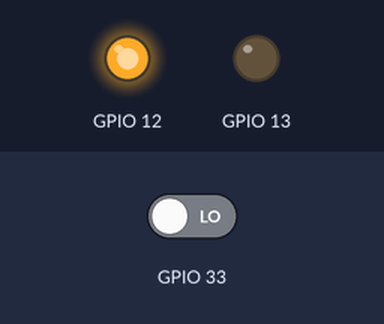
The sketch below on a simulated ESP32. Parts: output pins drawn as LEDs (lit = HIGH). Inputs (shaded band) come from the test bench; at power-on: GPIO 33 LOW.

Above: at 10.2 s.
10.3 s: GPIO 33 driven HIGH
At 17.1 s:
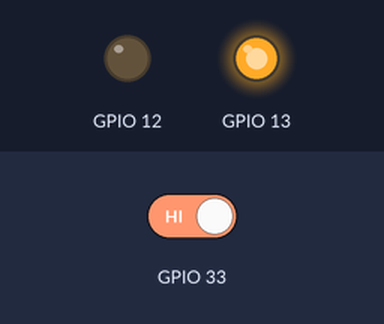
18.0 s: GPIO 33 driven LOW
At 18.3 s:
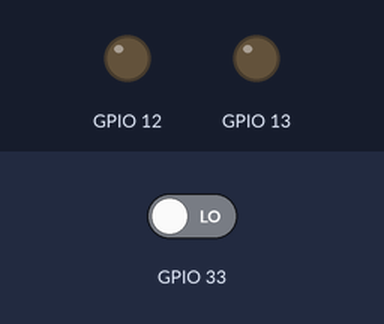
Timing chart, 0 to 31.3 s (numbered marks = the images above; inputs shaded):
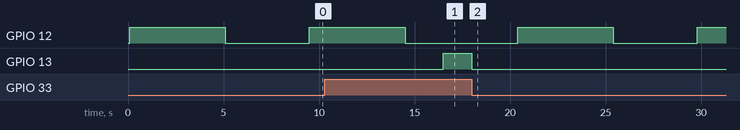

The sketch:

test_platform_vverh.ino
```cpp
void setup() {
  // put your setup code here, to run once:
  pinMode(12, OUTPUT);
  pinMode(13, OUTPUT);
  pinMode(33, INPUT);
}

int tmp_verhny_floor=5000;

void go_up()//ВЕРНО
{
   while (digitalRead(33)!=0)//подъем вверх
  {
     digitalWrite(13, HIGH);
     digitalWrite(12, LOW);
     ////Serial.println(1);
     delay(50);
  }
  digitalWrite(13, LOW);
  digitalWrite(12, LOW);
}

void zahvat_from_floor_2()//захват со второго яруса
{

    go_up();
    //servo1.write(rotate_v);
    digitalWrite(12, LOW);
    digitalWrite(13, LOW);
    delay(100);//конец подъема
    digitalWrite(12, HIGH);
    digitalWrite(13, LOW);
    delay(tmp_verhny_floor);
    digitalWrite(12, LOW);
    digitalWrite(13, LOW);
    //go_front_to_stellazh();
    delay(2000);
    while (digitalRead(33)!=0)
    {
      //servo1.write(rotate_v);
      digitalWrite(13, HIGH);
      digitalWrite(12, LOW);
      delay(50);
    }
    digitalWrite(12, LOW);
    digitalWrite(13, LOW);//типа продолжаем движение немного вверх
    delay(300);
}


void loop() {
  // put your main code here, to run repeatedly:

  zahvat_from_floor_2();
  delay(2000);
}
```

Measured:
- after the input at 10.3 s, GPIO 13: LOW → HIGH after 6.2 s
- after the input at 18.0 s, GPIO 12: LOW → HIGH after 2.4 s, → LOW 5.0 s later, → HIGH 4.4 s later; GPIO 13: HIGH → LOW at once
